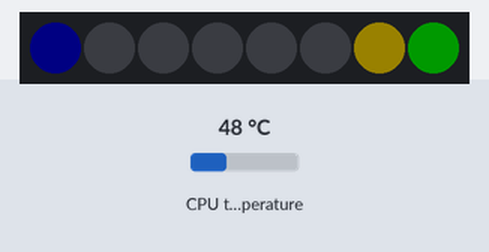
This program was run on a simulated Raspberry Pi (BCM pin numbers) with a Blinkt!. Parts: 8 RGB LEDs in strip order, left to right. Inputs (shaded band) come from the test bench; at power-on: CPU temperature 48 °C. Dim RGB values are drawn brighter than linear; system figures (address, load, memory, disk, uptime) are fixed made-up values.

Above: at 1.2 s.
1.3 s: CPU temperature set to 59 °C
2.8 s: CPU temperature set to 62 °C
At 4.0 s:
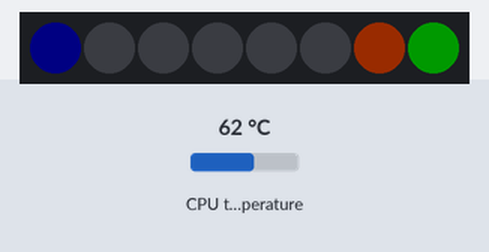
4.3 s: CPU temperature set to 31 °C
At 5.5 s:
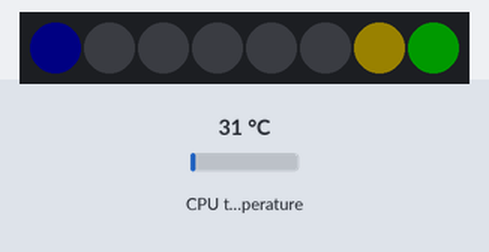
5.8 s: CPU temperature set to 61 °C
At 6.3 s:
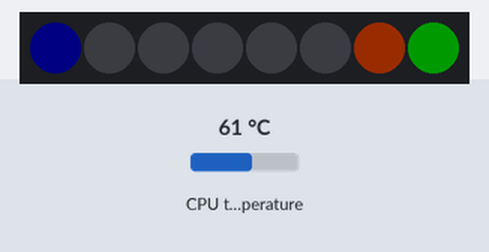
Timing chart, 0 to 8.3 s (numbered marks = the images above; inputs shaded):
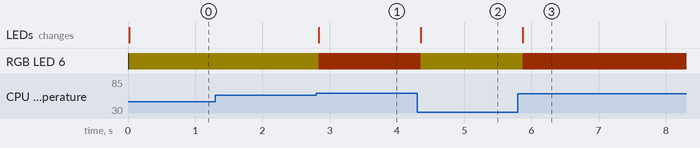

Measured:
- the behaviour switches between 60 and 61 °C on CPU temperature (found by bisection; images 0 and 1)
- after the input at 1.3 s, every drawn part: stays the same
- after the input at 2.8 s, RGB LED 6: RGB(25, 21, 0) → RGB(25, 7, 0) at once; the LEDs: change at once (image 1)
- after the input at 4.3 s, RGB LED 6: RGB(25, 7, 0) → RGB(25, 21, 0) after 0.05 s; the LEDs: change after 0.05 s (image 2)
- after the input at 5.8 s, RGB LED 6: RGB(25, 21, 0) → RGB(25, 7, 0) after 0.07 s; the LEDs: change after 0.07 s (image 3)

The program:

blinkt_cpu_load_temp_memory.py
```python
#!/usr/bin/env python

import colorsys
import math
import time
from blinkt import set_clear_on_exit, set_brightness, set_pixel, show, clear
from sys import exit
from subprocess import PIPE, Popen

try:
    import psutil
except ImportError:
    exit("This script requires the psutil module\nInstall with: sudo pip install psutil")

# Set Initial Global Variables and Settings
set_clear_on_exit()
set_brightness(0.1)
hue_start = 240
hue_range = 145

# Clear LEDs from previous session or a boot up with undesirable outcomes
clear()
show()

# CPU Load Graph for 6 of 8 Pins
def show_graph(v, r, g, b):
    v *= 8
    for x in range(8):
        hue = ((hue_start + ((x/6.0) * hue_range)) % 360) / 360.0
        r, g, b = [int(c * 255) for c in colorsys.hsv_to_rgb(hue,1.0,1.0)]
        if v  < 0:
            r, g, b = 0, 0, 0
        else:
            r, g, b = [int(min(v,1.0) * c) for c in [r,g,b]]
        set_pixel(x, r, g, b)
        v -= 1

def get_cpu_temperature():
    process = Popen(['/opt/vc/bin/vcgencmd', 'measure_temp'], stdout=PIPE)
    output, _error = process.communicate()
    output = output.decode('utf8')
    return float(output[output.index('=') + 1:output.rindex("'")])

def status():
   v = psutil.cpu_percent() / 100.0
   show_graph(v, 0, 0, 0)
   temp = get_cpu_temperature() / 1.0
   if temp <= 60:
      set_pixel(6, 255, 215, 0, 0.1)
   elif temp >= 60.1 and temp <= 63:
      set_pixel(6, 255, 69, 0, 0.1)
   else:
      set_pixel(6, 255, 0, 1.0)
   mem = psutil.virtual_memory().percent / 1
   if mem <= 40:
      set_pixel(7, 0, 255, 0, 0.1)
   elif mem >= 40.1 and mem <= 60:
      set_pixel(7, 255, 215, 0, 0.1)
   else:
      set_pixel(7, 255, 0, 0, 1.0)

while True:
   status()
   show()
   time.sleep(0.2)
```
